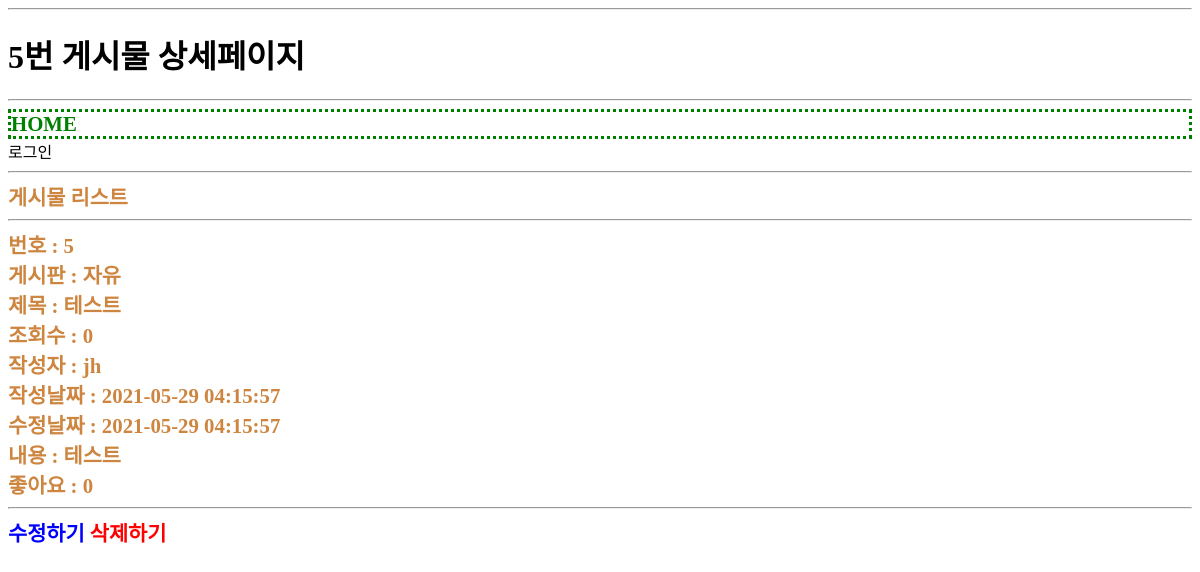
The app's page /usr/article/detail.php?id=5 with its own data.
### tables this page shows
CREATE TABLE article(
	id INT(10) UNSIGNED NOT NULL PRIMARY KEY AUTO_INCREMENT,
	regDate DATETIME NOT NULL,
	updateDate DATETIME NOT NULL,
	memberId INT(10) UNSIGNED NOT NULL,
	boardId INT(10) UNSIGNED NOT NULL,
	liked INT(10) UNSIGNED NOT NULL,
	`count` INT(10) UNSIGNED NOT NULL,
	title VARCHAR(100) NOT NULL,
	`body` TEXT NOT NULL
);

CREATE TABLE board(
    id INT(10) UNSIGNED NOT NULL PRIMARY KEY AUTO_INCREMENT,
    regDate DATETIME NOT NULL,
    updateDate DATETIME NOT NULL,
    memberId INT(10) UNSIGNED NOT NULL,
    `name` VARCHAR(100) NOT NULL,
    `code` VARCHAR(100) NOT NULL
);

CREATE TABLE `member`(
	id INT(10) UNSIGNED NOT NULL PRIMARY KEY AUTO_INCREMENT,
	delStatus INT(1) UNSIGNED NOT NULL,
	regDate DATETIME NOT NULL,
	updateDate DATETIME NOT NULL,
	loginId CHAR(20) NOT NULL,
	loginPw CHAR(100) NOT NULL,
	`name` CHAR(20) NOT NULL,
	nickname CHAR(20) NOT NULL,
	cellphoneNo CHAR(20) NOT NULL,
	email CHAR(100) NOT NULL
);

### util.php (called while the page is built, shortened)
<?php
function DB__getRow($sql) {
  global $dbConn;
  $rs = mysqli_query($dbConn, $sql);
  $row = mysqli_fetch_assoc($rs);
  return $row;
}

### usr/article/detail.php (the view, shortened to what this page needs)
<?php
$id = intval($_GET['id']);
$sql = "
SELECT * FROM article
WHERE id = ${id};
";
$article = DB__getRow($sql);
$sqlGetMemberById = "
SELECT * FROM member
WHERE id = ${article['memberId']};
";
$sqlGetBoardById = "
SELECT * FROM board
WHERE id = ${article['boardId']};
";
$member = DB__getRow($sqlGetMemberById);
$board = DB__getRow($sqlGetBoardById);
?>
<hr>
<?php require_once __DIR__ . "/../head.php";
?>
<div><a href="list.php">게시물 리스트</a></div>
<hr>
<div>
    번호 : <?=$article['id']?><br>
    게시판 : <?=$board['name']?><br>
    제목 : <?=$article['title']?><br>
    조회수 : <?=$article['count']?><br>
    작성자 : <?=$member['nickname']?><br>
    작성날짜 : <?=$article['regDate']?><br>
    수정날짜 : <?=$article['updateDate']?><br>
    내용 : <?=$article['body']?><br>
    좋아요 : <?=$article['liked']?><br>
</div>
<hr>
<div>
<a class="modify" href="modify.php?id=<?=$id?>">수정하기</a>
<a class="delete" onClick="if(!confirm('이 게시물을 삭제하시겠습니까?')){return false}" href="doDelete.php?id=<?=$id?>">삭제하기</a>
</div>
<?php require_once __DIR__ . "/../foot.php";
?>

### common.css (style rules this page uses)
body, ul, li { list-style: none; }
a { text-decoration: none; color: inherit; }
div { font-size:1.3rem; font-weight: bold; color: peru; }
.modify { color: blue; }
.delete { color:red; }

### records on screen
article: id "5", title "테스트", count "0", regDate "2021-05-29 04:15:57", updateDate "2021-05-29 04:15:57", body "테스트", liked "0"
board: name "자유"
member: nickname "jh"

### other values on screen
$pageTitle "5번 게시물 상세페이지"
